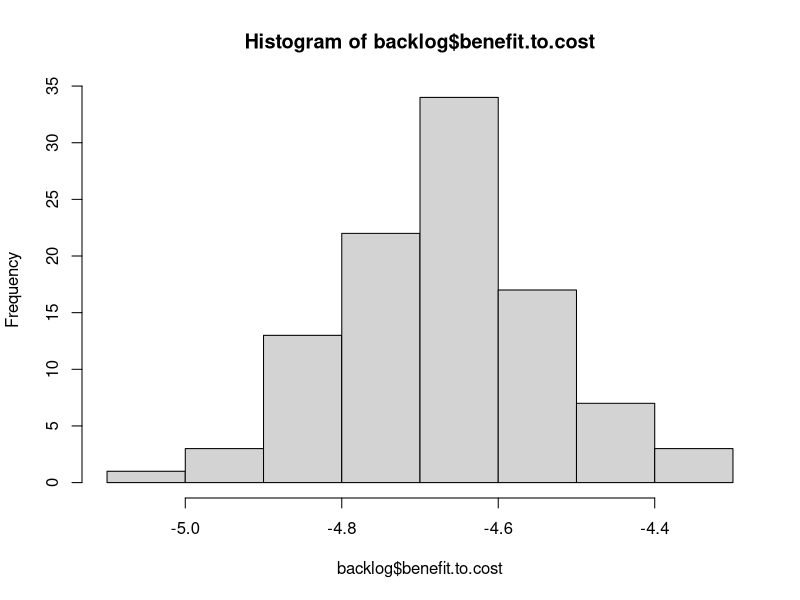
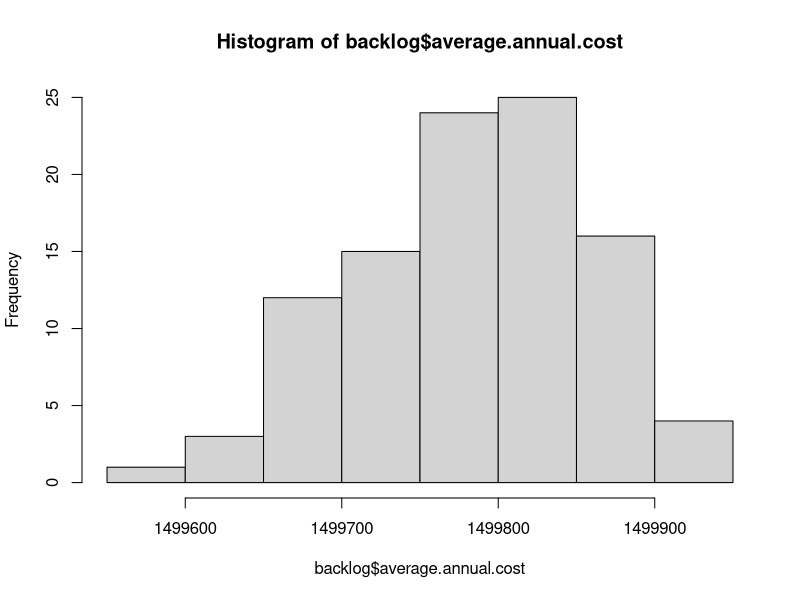
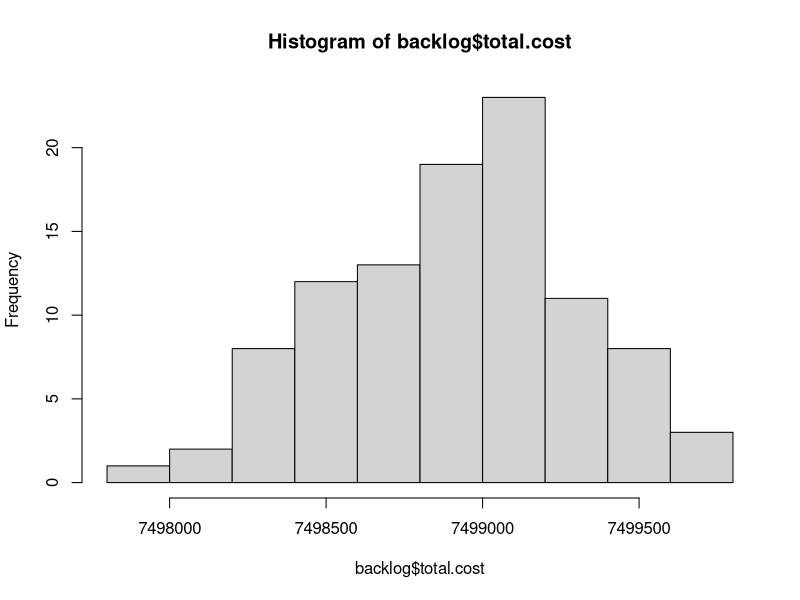
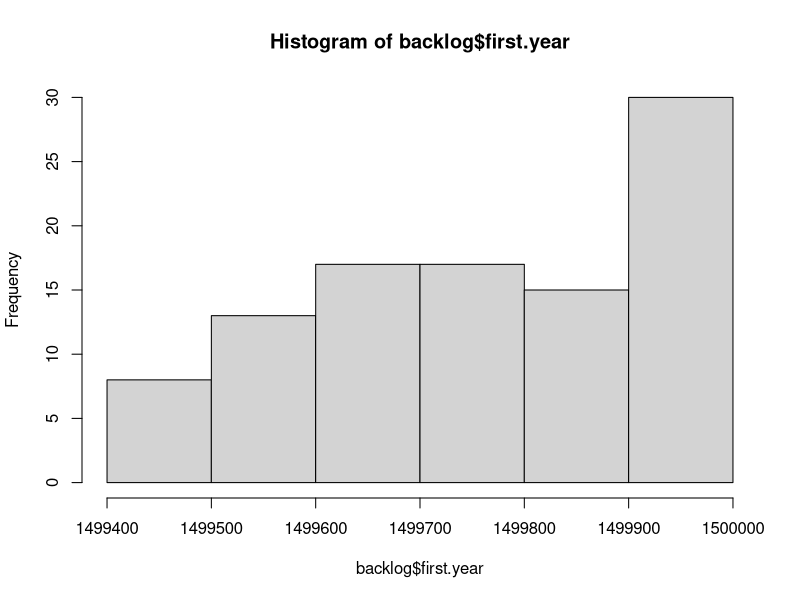

R code for these plots, in order: (Note: this script raises an error after producing the figures.)
# Read Me ####
# This code analyzes data from FST, the City's pavement consultant
# It models the cost and PCI degredation in order to optimize pavement decisions
# OCI value = PCI.  Note these scores are from November 2012.
# Created By Daniel Hadley

# Considerations: 
# 1. The knapsack approximates an optimal outcome, but needs to be inspected in cases where the 
# limit is low,E.g., http://oucsace.cs.ohiou.edu/~razvan/courses/cs4040/lecture16.pdf
# 2. The model makes assumptions about the differences in PCI reset of various treatment types.
# It assumes that patching and Crack/Seal resets to PCI + 10, for example.
# The problem with this is that it does not prioritize streets that are about to fall off the cliff
# If things reset to 96, for example, that would make the delta higher on ones about to change

library("plyr")


# Import data ####
setwd("K:/Somerstat/Common/Data/2014 StreetStat/PCI_Code")
# setwd ("~/Documents/Git/PCI_Code") #at home
d <- read.csv("PCI.csv")


# Create new variables #### 
d$sq.ft <- d$PavementWi * d$Length # Sq. Feet
d$sq.yd <- d$sq.ft * 0.111111 # Sq. Yards


# Functions needed for the model: ####
# f(Age) = PCI, f(PCI) = AGE, f(Age, Pave, Old PCI) = New PCI 
# f(PCI) = AGE, f(PCI) = Cost, f(knapsack) = pave 

# f(Age) = PCI
# Referenes below
# http://onlinepubs.trb.org/onlinepubs/conferences/2012/assetmgmt/presentations/Data-A-Ramirez-Flores-Chang-Albitres.pdf
# https://repository.tamu.edu/bitstream/handle/1969.1/ETD-TAMU-2009-05-317/DESHMUKH-THESIS.pdf?sequence=2
# http://www.mylongview.com/modules/showdocument.aspx?documentid=631
# See AnalyzePCI.R
PCIf <- function(AGE){ 
  PCI <- ifelse(d$Functional == "CO - Collector", 100 - (106/((log(79/AGE))^(1/.48))),
                ifelse(d$Functional == "AR - Arterial", 100 - (109/((log(88/AGE))^(1/.58))),
                       100 - (97/((log(110/AGE))^(1/.61)))
                ))
  return(PCI)
}


# f(PCI, Function, Sq.yd) = Cost 
Costf <- function(OCI, Functional, sq.yd){ 
  Cost <- ifelse((OCI >= 68) & (OCI < 88), 1.8,
         ifelse((OCI >= 47) & (OCI < 68), 18.50,
                ifelse((OCI >= 25) & (OCI < 47) & (Functional == "RT - Residential Local"), 76.80,
                       ifelse((OCI >= 25) & (OCI < 47) & (Functional == "RE - Residential Dead End"), 76.80,
                              ifelse((OCI >= 25) & (OCI < 47) & (Functional == "CO - Collector" ), 91.10,
                                     ifelse((OCI >= 25) & (OCI < 47) & (Functional == "AR - Arterial"), 91.10,
                                            ifelse((OCI >= 0) & (OCI < 25) & (Functional == "RT - Residential Local"), 139.80,
                                                   ifelse((OCI >= 0) & (OCI < 25) & (Functional == "RE - Residential Dead End"), 139.80,
                                                          ifelse((OCI >= 0) & (OCI < 25) & (Functional == "CO - Collector"), 147.70,
                                                                 ifelse((OCI >= 0) & (OCI < 25) & (Functional == "AR - Arterial"), 162.10,
                                                                        ifelse(OCI >= 88, 0, 360)))))))))))
  return(Cost*sq.yd)
}


#f(Pave, Previous Year's Moritorium) = Moritorium
Moritoriumf <- function(Pave, MoritoriumX){
  Moritorium <- ifelse(Pave == 1, 1, 
                       ifelse((MoritoriumX > 0) & (MoritoriumX < 3), 1 + MoritoriumX,
                              0 
                              ))
  return(Moritorium)
}


# f(PCI) = delta
# This takes the current PCI and calculates the difference between that and the PCI post treatment
# This is essentially the "value" in the knapsack algo
# The penultimate line ensures that during the moratorium (3 years after work is done), that
# street is not selected for maintenance yet
Deltaf <- function(OldOCI, sq.yd, Moratorium){ 
   Delta <- ifelse((OldOCI >= 68) & (OldOCI < 88) & (Moratorium == 0), ((OldOCI + 10) * sq.yd) - (OldOCI * sq.yd),
                   ifelse((OldOCI >= 47) & (OldOCI < 68) & (Moratorium == 0), ((OldOCI + 10) * sq.yd) - (OldOCI * sq.yd),
                   # why + 8 and +9: http//www.ci.san-ramon.ca.us/engr/pavement.html
                   ifelse((OldOCI >= 25) & (OldOCI < 47) & (Moratorium == 0), (96 * sq.yd) - (OldOCI * sq.yd),
                          ifelse(Moratorium != 0, 0, 
                          (100 * sq.yd) - (OldOCI * sq.yd)
                                 ))))                      
  return(Delta)
}


# # f(value, weight, limit ) = pave. This is the OLD Pave function
# # This is a greedy approximation to the Knapsack algorithm
# knapsack <- function(value, weight, limit){
#   benefit.to.cost <- value / weight #Create ratio
#   df = data.frame(value, weight, benefit.to.cost) # turn it into a DF
#   df$ID <- (1:nrow(df)) # add ID to resort later
#   df <- df[with(df, order(-benefit.to.cost)), ] # Sort by benefit.to.cost
#   rownames(df) <- NULL # Reset the row names for easier indexing
#   df$total.weight <- ifelse(cumsum(df$weight) <= limit, cumsum(df$weight), 0) # Add first items that fit
#   # I need to add a break here if nothing fits in the bag on the first pass
#   for(i in 2:nrow(df)){ #Start in row 2 because some values have been added above
#     df$total.weight[i] <- ifelse(df$weight[i] + df$total.weight[i-1] <= limit, # If adding won't go over limit
#                                  df$weight[i] + df$total.weight[i-1], df$total.weight[i-1]) # If it will, keep Weight the same
#   }
#   df$add <- 0
#   df$add[1] <- ifelse(df$total.weight[1] > 0, 1, 0)
#   for(i in 2:nrow(df)){ #Start in row 2 
#     df$add[i] <- ifelse(df$total.weight[i] > df$total.weight[i-1], 1, 0) # 1 if it has been added
#   }
#   df$add <- ifelse(df$benefit.to.cost == 0, 0, df$add) #To avoid paving streets under moratorium
#   df$add <- ifelse(df$value == 0, 0, df$add)
#   df <- df[with(df, order(ID)), ] # Resort by ID
#   rownames(df) <- NULL # Reset the row names for easier indexing
#   return(df$add)
# }


# f(value, weight, limit preventive maintenance, limit reconstruction) = pave. This is the basic Pave function
# This is a greedy approximation to the Knapsack algorithm
knapsack <- function(value, weight, limitPM, limitR, PCI){
  benefit.to.cost <- value / weight #Create ratio
  df = data.frame(value, weight, benefit.to.cost, PCI) # turn it into a DF
  df$ID <- (1:nrow(df)) # add ID to resort later
  df <- df[with(df, order(-benefit.to.cost)), ] # Sort by benefit.to.cost
  rownames(df) <- NULL # Reset the row names for easier indexing
  df$total.weight <- ifelse(cumsum(df$weight) <= limitPM, cumsum(df$weight), 0) # Add first items that fit
  # I need to add a break here if nothing fits in the bag on the first pass
  for(i in 2:nrow(df)){ #Start in row 2 because some values have been added above
    df$total.weight[i] <- ifelse(df$weight[i] + df$total.weight[i-1] <= limitPM, # If adding won't go over limit
                                 df$weight[i] + df$total.weight[i-1], df$total.weight[i-1]) # If it will, keep Weight the same
  }
  df$add <- 0
  df$add[1] <- ifelse(df$total.weight[1] > 0, 1, 0)
  for(i in 2:nrow(df)){ #Start in row 2 
    df$add[i] <- ifelse(df$total.weight[i] > df$total.weight[i-1], 1, 0) # 1 if it has been added
  }
  df$add <- ifelse(df$benefit.to.cost == 0, 0, df$add) #To avoid paving streets under moratorium
  df$add <- ifelse(df$value == 0, 0, df$add)
  # Now do it all again for full reconstruction of the worst streets
  df <- df[with(df, order(PCI)), ] # Sort by PCI
  rownames(df) <- NULL # Reset the row names for easier indexing
  df$total.weight.a <- ifelse(cumsum(df$weight) <= limitR, cumsum(df$weight), 0) # Add first items that fit
  # I need to add a break here if nothing fits in the bag on the first pass
  for(i in 2:nrow(df)){ #Start in row 2 because some values have been added above
    df$total.weight.a[i] <- ifelse(df$weight[i] + df$total.weight.a[i-1] <= limitR, # If adding won't go over limit
                                 df$weight[i] + df$total.weight.a[i-1], df$total.weight.a[i-1]) # If it will, keep Weight the same
  }
  df$add.a <- 0
  df$add.a[1] <- ifelse(df$total.weight.a[1] > 0, 1, 0)
  for(i in 2:nrow(df)){ #Start in row 2 
    df$add.a[i] <- ifelse(df$total.weight.a[i] > df$total.weight.a[i-1], 1, 0) # 1 if it has been added
  }
  df$add.a <- ifelse(df$benefit.to.cost == 0, 0, df$add.a) #To avoid paving streets under moratorium
  df$add.a <- ifelse(df$value == 0, 0, df$add.a)
  # now resort
  df <- df[with(df, order(ID)), ] # Resort by ID
  rownames(df) <- NULL # Reset the row names for easier indexing
  df$pave <- ifelse((df$add == 1) | (df$add.a == 1), 1, 0)
  return(df$pave)
}


# f(Age, Pave, Old PCI) = New PCI
# See AnalyzePCI.R
NewPCIf <- function(AGE, Pave, OldOCI){
  NewPCI <- ifelse((OldOCI >= 68) & (OldOCI < 88) & (Pave == 1), OldOCI + 10,
                   # why + 7: https://repository.tamu.edu/bitstream/handle/1969.1/ETD-TAMU-2009-05-317/DESHMUKH-THESIS.pdf?sequence=2
                   ifelse((OldOCI >= 47) & (OldOCI < 68) & (Pave == 1), OldOCI + 10,
                          ifelse((OldOCI >= 25) & (OldOCI < 47) & (Pave == 1), 96, 
                                 # http://www.mylongview.com/modules/showdocument.aspx?documentid=631
                                 ifelse((OldOCI >= 0) & (OldOCI < 25) & (Pave == 1), 100,
                                        ifelse((d$Functional == "CO - Collector") & (Pave == 0), 100 - (106/((log(79/AGE))^(1/.48))),
                                               ifelse((d$Functional == "AR - Arterial") & (Pave == 0), 100 - (109/((log(88/AGE))^(1/.58))),
                                                      100 - (97/((log(110/AGE))^(1/.61)))
                                 ))))))                      
  return(NewPCI)
}


# f(NewPCI) = New Age
Agef <- function(NewPCI){
  NewAge <- ifelse((d$Functional == "CO - Collector"), 79*(2.71828^(-9.37879/(100-NewPCI)^0.48)),
                   ifelse((d$Functional == "AR - Arterial"), 88*(2.71828^(-15.1952/(100-NewPCI)^0.58)),
                          110*(2.71828^(-16.2904/(100-NewPCI)^0.61))
                   ))
                   
  return(NewAge)
}


# Final model ####

  d$Age <- Agef(d$OCI) # Estimated age in Nov 2012
  d$backlog <- Costf(d$OCI, d$Functional, d$sq.yd) # Backlog in Nov 2012
  d$Moritorium <- 0 # Hold for three years between routine maintenance 
  d$Delta.a <- Deltaf(d$OCI, d$sq.yd, d$Moritorium) # Difference between old OCI and potential OCI
  d$Pave.a <- knapsack(d$Delta.a, d$backlog, 2000000, 700000, d$OCI) # Pave or not in spring 2013
  d$cost.a <- ifelse(d$Pave.a == 1, Costf(d$OCI, d$Functional, d$sq.yd),0) #The cost to pave the selected streets
  d$Moritorium.a <- Moritoriumf(d$Pave.a, d$Moritorium) #if work has been done, hold for 3 years
  d$Age.Tmp <- (1 + d$Age) #Temporary to do the new PCI calculation
  d$PCI.a <-  NewPCIf(d$Age.Tmp, d$Pave.a, d$OCI)
  d$Age.a <- Agef(d$PCI.a) # The new "age" in Nov 2013. E.g., crack and seal streets are not brand new.
d$backlog.a <- Costf(d$PCI.a, d$Functional, d$sq.yd) #Backlog in Nov 2013
  d$Delta.b <- Deltaf(d$PCI.a, d$sq.yd, d$Moritorium.a)
  d$Pave.b <- knapsack(d$Delta.b, d$backlog.a, 2000000, 700000, d$PCI.a)
  d$cost.b <- ifelse(d$Pave.b == 1, Costf(d$PCI.a, d$Functional, d$sq.yd),0)
  d$Moritorium.b <- Moritoriumf(d$Pave.b, d$Moritorium.a)
  d$Age.Tmp <- (1 + d$Age.a) 
  d$PCI.b <-  NewPCIf(d$Age.Tmp, d$Pave.b, d$PCI.a)
  d$Age.b <- Agef(d$PCI.b)
d$backlog.b <- Costf(d$PCI.b, d$Functional, d$sq.yd)
  d$Delta.c <- Deltaf(d$PCI.b, d$sq.yd, d$Moritorium.b)
  d$Pave.c <- knapsack(d$Delta.c, d$backlog.b, 2000000, 700000, d$PCI.b)
  d$cost.c <- ifelse(d$Pave.c == 1, Costf(d$PCI.b, d$Functional, d$sq.yd),0)
  d$Moritorium.c <- Moritoriumf(d$Pave.c, d$Moritorium.b)
  d$Age.Tmp <- (1 + d$Age.b) 
  d$PCI.c <-  NewPCIf(d$Age.Tmp, d$Pave.c, d$PCI.b)
  d$Age.c <- Agef(d$PCI.c)
d$backlog.c <- Costf(d$PCI.c, d$Functional, d$sq.yd)
  d$Delta.d <- Deltaf(d$PCI.c, d$sq.yd, d$Moritorium.c)
  d$Pave.d <- knapsack(d$Delta.d, d$backlog.c, 2000000, 700000, d$PCI.c)
  d$cost.d <- ifelse(d$Pave.d == 1, Costf(d$PCI.c, d$Functional, d$sq.yd),0)
  d$Moritorium.d <- Moritoriumf(d$Pave.d, d$Moritorium.c)
  d$Age.Tmp <- (1 + d$Age.c) 
  d$PCI.d <-  NewPCIf(d$Age.Tmp, d$Pave.d, d$PCI.c)
  d$Age.d <- Agef(d$PCI.d)
d$backlog.d <- Costf(d$PCI.d, d$Functional, d$sq.yd)
  d$Delta.e <- Deltaf(d$PCI.d, d$sq.yd, d$Moritorium.d)
  d$Pave.e <- knapsack(d$Delta.e, d$backlog.d, 2000000, 700000, d$PCI.d)
  d$cost.e <- ifelse(d$Pave.e == 1, Costf(d$PCI.d, d$Functional, d$sq.yd),0)
  d$Moritorium.e <- Moritoriumf(d$Pave.e, d$Moritorium.d)
  d$Age.Tmp <- (1 + d$Age.d) 
  d$PCI.e <-  NewPCIf(d$Age.Tmp, d$Pave.e, d$PCI.d)
  d$Age.e <- Agef(d$PCI.e)
d$backlog.e <- Costf(d$PCI.e, d$Functional, d$sq.yd)


# Final model wrapped in a function with the Streets that DPW did in 2013 ####
# f(n, limit preventive maintenance, limit reconstruction) = output
Modelf <- function(n, limitPM, limitR){
  d$Age <- Agef(d$OCI) # Estimated age in Nov 2012
  d$backlog <- Costf(d$OCI, d$Functional, d$sq.yd) # Backlog in Nov 2012
  d$Moritorium <- 0 # Hold for three years between routine maintenance 
  d$Delta.a <- Deltaf(d$OCI, d$sq.yd, d$Moritorium) # Difference between old OCI and potential OCI
  ## The following list is missing the private ways and the part of Shore they did. Was it all Shore?
  d$Pave.a <- ifelse(d$STREETNAME %in% c('ALBION ST' , 'ALBION TERR', 'BELMONT SQ', 'HAMMOND ST',
                                         'MORGAN ST', 'WHEELER ST', 'WYATT ST', 'YORKTOWN ST'), 1, 0)
  d$cost.a <- ifelse(d$Pave.a == 1, Costf(d$OCI, d$Functional, d$sq.yd),0) #The cost to pave the selected streets
  d$Moritorium.a <- Moritoriumf(d$Pave.a, d$Moritorium) #if work has been done, hold for 3 years
  d$Age.Tmp <- (1 + d$Age) #Temporary to do the new PCI calculation
  d$PCI.a <-  NewPCIf(d$Age.Tmp, d$Pave.a, d$OCI)
  d$Age.a <- Agef(d$PCI.a) # The new "age" in Nov 2013. E.g., crack and seal streets are not brand new.
  d$backlog.a <- Costf(d$PCI.a, d$Functional, d$sq.yd) #Backlog in Nov 2013
  d$Delta.b <- Deltaf(d$PCI.a, d$sq.yd, d$Moritorium.a)
  d$Pave.b <- knapsack(d$Delta.b, d$backlog.a, limitPM, limitR, d$PCI.a)
  d$cost.b <- ifelse(d$Pave.b == 1, Costf(d$PCI.a, d$Functional, d$sq.yd),0)
  d$Moritorium.b <- Moritoriumf(d$Pave.b, d$Moritorium.a)
  d$Age.Tmp <- (1 + d$Age.a) 
  d$PCI.b <-  NewPCIf(d$Age.Tmp, d$Pave.b, d$PCI.a)
  d$Age.b <- Agef(d$PCI.b)
  d$backlog.b <- Costf(d$PCI.b, d$Functional, d$sq.yd)
  d$Delta.c <- Deltaf(d$PCI.b, d$sq.yd, d$Moritorium.b)
  d$Pave.c <- knapsack(d$Delta.c, d$backlog.b, limitPM, limitR, d$PCI.b)
  d$cost.c <- ifelse(d$Pave.c == 1, Costf(d$PCI.b, d$Functional, d$sq.yd),0)
  d$Moritorium.c <- Moritoriumf(d$Pave.c, d$Moritorium.b)
  d$Age.Tmp <- (1 + d$Age.b) 
  d$PCI.c <-  NewPCIf(d$Age.Tmp, d$Pave.c, d$PCI.b)
  d$Age.c <- Agef(d$PCI.c)
  d$backlog.c <- Costf(d$PCI.c, d$Functional, d$sq.yd)
  d$Delta.d <- Deltaf(d$PCI.c, d$sq.yd, d$Moritorium.c)
  d$Pave.d <- knapsack(d$Delta.d, d$backlog.c, limitPM, limitR, d$PCI.c)
  d$cost.d <- ifelse(d$Pave.d == 1, Costf(d$PCI.c, d$Functional, d$sq.yd),0)
  d$Moritorium.d <- Moritoriumf(d$Pave.d, d$Moritorium.c)
  d$Age.Tmp <- (1 + d$Age.c) 
  d$PCI.d <-  NewPCIf(d$Age.Tmp, d$Pave.d, d$PCI.c)
  d$Age.d <- Agef(d$PCI.d)
  d$backlog.d <- Costf(d$PCI.d, d$Functional, d$sq.yd)
  d$Delta.e <- Deltaf(d$PCI.d, d$sq.yd, d$Moritorium.d)
  d$Pave.e <- knapsack(d$Delta.e, d$backlog.d, limitPM, limitR, d$PCI.d)
  d$cost.e <- ifelse(d$Pave.e == 1, Costf(d$PCI.d, d$Functional, d$sq.yd),0)
  d$Moritorium.e <- Moritoriumf(d$Pave.e, d$Moritorium.d)
  d$Age.Tmp <- (1 + d$Age.d) 
  d$PCI.e <-  NewPCIf(d$Age.Tmp, d$Pave.e, d$PCI.d)
  d$Age.e <- Agef(d$PCI.e)
  d$backlog.e <- Costf(d$PCI.e, d$Functional, d$sq.yd)
  #   Now create the outputs
  backlog <- sum(d$backlog.e)
  backlog.reduction <- (sum(d$backlog)) - (sum(d$backlog.e))
  backlog.change <- ((sum(d$backlog.e)) - (sum(d$backlog))) / (sum(d$backlog))
  total.cost <- sum(d$cost.a, d$cost.b, d$cost.c, d$cost.d, d$cost.e)
  benefit.to.cost <- backlog.reduction / total.cost
  low <- d[ which(d$PCI.e < 47), ]
  percent.low <- (sum(low$sq.yd))/1655897
  failing <- d[ which(d$PCI.e < 25), ]
  percent.failing <- (sum(failing$sq.yd))/1655897
  pci <- weighted.mean(d$PCI.e, d$sq.yd)
  min.pci <- min(d$PCI.e)
  output <- list(backlog, backlog.reduction, backlog.change, total.cost, benefit.to.cost, percent.low, percent.failing, pci, min.pci)
  return(output)
}
Modelf(1, 2000000, 2200000)


# Stochastic Model (random sorting) for comparison ####
# f(value, weight, limit ) = pave. 
# This is a greedy approximation to the Knapsack algorithm
knapsack <- function(value, weight, limit){
  benefit.to.cost <- sample(1:573, 573, replace=F) #Instead of real ratio, make it random
  df = data.frame(value, weight, benefit.to.cost) # turn it into a DF
  df$ID <- (1:nrow(df)) # add ID to resort later
  df <- df[with(df, order(-benefit.to.cost)), ] # Sort by benefit.to.cost
  rownames(df) <- NULL # Reset the row names for easier indexing
  df$total.weight <- ifelse(cumsum(df$weight) <= limit, cumsum(df$weight), 0) # Add first items that fit
  # I need to add a break here if nothing fits in the bag on the first pass
  for(i in 2:nrow(df)){ #Start in row 2 because some values have been added above
    df$total.weight[i] <- ifelse(df$weight[i] + df$total.weight[i-1] <= limit, # If adding won't go over limit
                                 df$weight[i] + df$total.weight[i-1], df$total.weight[i-1]) # If it will, keep Weight the same
  }
  df$add <- 0
  df$add[1] <- ifelse(df$total.weight[1] > 0, 1, 0)
  for(i in 2:nrow(df)){ #Start in row 2 
    df$add[i] <- ifelse(df$total.weight[i] > df$total.weight[i-1], 1, 0) # 1 if it has been added
  }
  df <- df[with(df, order(ID)), ] # Resort by ID
  rownames(df) <- NULL # Reset the row names for easier indexing
  return(df$add)
}


Modelf <- function(n){
  d$Age <- Agef(d$OCI) # Estimated age in Nov 2012
  d$backlog <- Costf(d$OCI, d$Functional, d$sq.yd) # Backlog in Nov 2012
  d$Moritorium <- 0 # Hold for three years between routine maintenance 
  d$Delta.a <- Deltaf(d$OCI, d$sq.yd, d$Moritorium) # Difference between old OCI and potential OCI
  d$Pave.a <- knapsack(d$Delta.a, d$backlog, 1500000) # Pave or not in spring 2013
  d$cost.a <- ifelse(d$Pave.a == 1, Costf(d$OCI, d$Functional, d$sq.yd),0) #The cost to pave the selected streets
  d$Moritorium.a <- Moritoriumf(d$Pave.a, d$Moritorium) #if work has been done, hold for 3 years
  d$Age.Tmp <- (1 + d$Age) #Temporary to do the new PCI calculation
  d$PCI.a <-  NewPCIf(d$Age.Tmp, d$Pave.a, d$OCI)
  d$Age.a <- Agef(d$PCI.a) # The new "age" in Nov 2013. E.g., crack and seal streets are not brand new.
  d$backlog.a <- Costf(d$PCI.a, d$Functional, d$sq.yd) #Backlog in Nov 2013
  d$Delta.b <- Deltaf(d$PCI.a, d$sq.yd, d$Moritorium.a)
  d$Pave.b <- knapsack(d$Delta.b, d$backlog.a, 1500000)
  d$cost.b <- ifelse(d$Pave.b == 1, Costf(d$PCI.a, d$Functional, d$sq.yd),0)
  d$Moritorium.b <- Moritoriumf(d$Pave.b, d$Moritorium.a)
  d$Age.Tmp <- (1 + d$Age.a) 
  d$PCI.b <-  NewPCIf(d$Age.Tmp, d$Pave.b, d$PCI.a)
  d$Age.b <- Agef(d$PCI.b)
  d$backlog.b <- Costf(d$PCI.b, d$Functional, d$sq.yd)
  d$Delta.c <- Deltaf(d$PCI.b, d$sq.yd, d$Moritorium.b)
  d$Pave.c <- knapsack(d$Delta.c, d$backlog.b, 1500000)
  d$cost.c <- ifelse(d$Pave.c == 1, Costf(d$PCI.b, d$Functional, d$sq.yd),0)
  d$Moritorium.c <- Moritoriumf(d$Pave.c, d$Moritorium.b)
  d$Age.Tmp <- (1 + d$Age.b) 
  d$PCI.c <-  NewPCIf(d$Age.Tmp, d$Pave.c, d$PCI.b)
  d$Age.c <- Agef(d$PCI.c)
  d$backlog.c <- Costf(d$PCI.c, d$Functional, d$sq.yd)
  d$Delta.d <- Deltaf(d$PCI.c, d$sq.yd, d$Moritorium.c)
  d$Pave.d <- knapsack(d$Delta.d, d$backlog.c, 1500000)
  d$cost.d <- ifelse(d$Pave.d == 1, Costf(d$PCI.c, d$Functional, d$sq.yd),0)
  d$Moritorium.d <- Moritoriumf(d$Pave.d, d$Moritorium.c)
  d$Age.Tmp <- (1 + d$Age.c) 
  d$PCI.d <-  NewPCIf(d$Age.Tmp, d$Pave.d, d$PCI.c)
  d$Age.d <- Agef(d$PCI.d)
  d$backlog.d <- Costf(d$PCI.d, d$Functional, d$sq.yd)
  d$Delta.e <- Deltaf(d$PCI.d, d$sq.yd, d$Moritorium.d)
  d$Pave.e <- knapsack(d$Delta.e, d$backlog.d, 1500000)
  d$cost.e <- ifelse(d$Pave.e == 1, Costf(d$PCI.d, d$Functional, d$sq.yd),0)
  d$Moritorium.e <- Moritoriumf(d$Pave.e, d$Moritorium.d)
  d$Age.Tmp <- (1 + d$Age.d) 
  d$PCI.e <-  NewPCIf(d$Age.Tmp, d$Pave.e, d$PCI.d)
  d$Age.e <- Agef(d$PCI.e)
  d$backlog.e <- Costf(d$PCI.e, d$Functional, d$sq.yd)
  #   Now create the outputs
  backlog <- sum(d$backlog.e)
  backlog.reduction <- (sum(d$backlog)) - (sum(d$backlog.e))
  total.cost <- sum(d$cost.a, d$cost.b, d$cost.c, d$cost.d, d$cost.e)
  benefit.to.cost <- backlog.reduction / total.cost
  average.annual.cost <- ((sum(d$cost.a)) + (sum(d$cost.b)) + (sum(d$cost.c)) + 
                            (sum(d$cost.d)) + (sum(d$cost.e))) / 5
  first.year <- sum(d$cost.a)
  output <- list(backlog, backlog.reduction, total.cost, benefit.to.cost, average.annual.cost, first.year)
  return(output)
}

Modelf(1)

# Now run the function X number of times
# http://stats.stackexchange.com/questions/7999/how-to-efficiently-repeat-a-function-on-a-data-set-in-r
library("plyr")
l <- alply(cbind(rep(100,100),rep(20,10)),1,Modelf)
backlog <- data.frame(matrix(unlist(l), nrow=100, byrow=T))
colnames(backlog) <- c("backlog", "backlog.reduction", "total.cost", "benefit.to.cost", 
                       "average.annual.cost", "first.year")

hist(backlog$benefit.to.cost)
hist(backlog$average.annual.cost)
hist(backlog$total.cost)
hist(backlog$first.year)


# Stochastic Model (random spending number) to see return on investment ####

Modelf <- function(n){
  random <- runif(1, min=0, max=6000000)
  d$Age <- Agef(d$OCI) # Estimated age in Nov 2012
  d$backlog <- Costf(d$OCI, d$Functional, d$sq.yd) # Backlog in Nov 2012
  d$Moritorium <- 0 # Hold for three years between routine maintenance 
  d$Delta.a <- Deltaf(d$OCI, d$sq.yd, d$Moritorium) # Difference between old OCI and potential OCI
  ## The following list is missing the private ways and the part of Shore they did. Was it all Shore?
  d$Pave.a <- ifelse(d$STREETNAME %in% c('ALBION ST' , 'ALBION TERR', 'BELMONT SQ', 'HAMMOND ST',
                                         'MORGAN ST', 'WHEELER ST', 'WYATT ST', 'YORKTOWN ST'), 1, 0)
  d$cost.a <- ifelse(d$Pave.a == 1, Costf(d$OCI, d$Functional, d$sq.yd),0) #The cost to pave the selected streets
  d$Moritorium.a <- Moritoriumf(d$Pave.a, d$Moritorium) #if work has been done, hold for 3 years
  d$Age.Tmp <- (1 + d$Age) #Temporary to do the new PCI calculation
  d$PCI.a <-  NewPCIf(d$Age.Tmp, d$Pave.a, d$OCI)
  d$Age.a <- Agef(d$PCI.a) # The new "age" in Nov 2013. E.g., crack and seal streets are not brand new.
  d$backlog.a <- Costf(d$PCI.a, d$Functional, d$sq.yd) #Backlog in Nov 2013
  d$Delta.b <- Deltaf(d$PCI.a, d$sq.yd, d$Moritorium.a)
  d$Pave.b <- knapsack(d$Delta.b, d$backlog.a, random, random, d$PCI.a)
  d$cost.b <- ifelse(d$Pave.b == 1, Costf(d$PCI.a, d$Functional, d$sq.yd),0)
  d$Moritorium.b <- Moritoriumf(d$Pave.b, d$Moritorium.a)
  d$Age.Tmp <- (1 + d$Age.a) 
  d$PCI.b <-  NewPCIf(d$Age.Tmp, d$Pave.b, d$PCI.a)
  d$Age.b <- Agef(d$PCI.b)
  d$backlog.b <- Costf(d$PCI.b, d$Functional, d$sq.yd)
  d$Delta.c <- Deltaf(d$PCI.b, d$sq.yd, d$Moritorium.b)
  d$Pave.c <- knapsack(d$Delta.c, d$backlog.b, random, random, d$PCI.b)
  d$cost.c <- ifelse(d$Pave.c == 1, Costf(d$PCI.b, d$Functional, d$sq.yd),0)
  d$Moritorium.c <- Moritoriumf(d$Pave.c, d$Moritorium.b)
  d$Age.Tmp <- (1 + d$Age.b) 
  d$PCI.c <-  NewPCIf(d$Age.Tmp, d$Pave.c, d$PCI.b)
  d$Age.c <- Agef(d$PCI.c)
  d$backlog.c <- Costf(d$PCI.c, d$Functional, d$sq.yd)
  d$Delta.d <- Deltaf(d$PCI.c, d$sq.yd, d$Moritorium.c)
  d$Pave.d <- knapsack(d$Delta.d, d$backlog.c, random, random, d$PCI.c)
  d$cost.d <- ifelse(d$Pave.d == 1, Costf(d$PCI.c, d$Functional, d$sq.yd),0)
  d$Moritorium.d <- Moritoriumf(d$Pave.d, d$Moritorium.c)
  d$Age.Tmp <- (1 + d$Age.c) 
  d$PCI.d <-  NewPCIf(d$Age.Tmp, d$Pave.d, d$PCI.c)
  d$Age.d <- Agef(d$PCI.d)
  d$backlog.d <- Costf(d$PCI.d, d$Functional, d$sq.yd)
  d$Delta.e <- Deltaf(d$PCI.d, d$sq.yd, d$Moritorium.d)
  d$Pave.e <- knapsack(d$Delta.e, d$backlog.d, random, random, d$PCI.d)
  d$cost.e <- ifelse(d$Pave.e == 1, Costf(d$PCI.d, d$Functional, d$sq.yd),0)
  d$Moritorium.e <- Moritoriumf(d$Pave.e, d$Moritorium.d)
  d$Age.Tmp <- (1 + d$Age.d) 
  d$PCI.e <-  NewPCIf(d$Age.Tmp, d$Pave.e, d$PCI.d)
  d$Age.e <- Agef(d$PCI.e)
  d$backlog.e <- Costf(d$PCI.e, d$Functional, d$sq.yd)
  #   Now create the outputs
  random <- random
  backlog <- sum(d$backlog.e)
  backlog.reduction <- (sum(d$backlog)) - (sum(d$backlog.e)) 
  backlog.change.percent <- (sum(d$backlog.e)) - (sum(d$backlog))/(sum(d$backlog))
  total.cost <- sum(d$cost.a, d$cost.b, d$cost.c, d$cost.d, d$cost.e)
  benefit.to.cost <- backlog.reduction / total.cost
  average.annual.cost <- ((sum(d$cost.a)) + (sum(d$cost.b)) + (sum(d$cost.c)) + 
                            (sum(d$cost.d)) + (sum(d$cost.e))) / 5
  first.year <- sum(d$cost.a)
  weighted.PCI.a <- weighted.mean(d$PCI.a, d$sq.yd)
  weighted.PCI.e <- weighted.mean(d$PCI.e, d$sq.yd)
  min.PCI.e <- min(d$PCI.e)
  output <- list(backlog, backlog.reduction, backlog.change.percent, total.cost, benefit.to.cost, 
                 average.annual.cost, first.year, random, weighted.PCI.a, 
                 weighted.PCI.e, min.PCI.e)
  return(output)
}

Modelf(1)

# Now run the function X number of times
# http://stats.stackexchange.com/questions/7999/how-to-efficiently-repeat-a-function-on-a-data-set-in-r
library("plyr")
l <- alply(cbind(rep(10000,10000),rep(20,10)),1,Modelf)
backlog <- data.frame(matrix(unlist(l), nrow=10000, byrow=T))
colnames(backlog) <- c("backlog", "backlog.change", "backlog.change.percent", "total.cost", "benefit.to.cost", 
                       "average.annual.cost", "first.year", "Spending", "PCI.a", "PCI.e", 
                       "min.PCI.e")

hist(backlog$benefit.to.cost)
hist(backlog$average.annual.cost)
hist(backlog$total.cost)
hist(backlog$first.year)


# Final model, Yrs 1-10, wrapped in a function with the Streets that DPW did in 2013 ####
# f(n, limit preventive maintenance, limit reconstruction) = output
Modelf <- function(n, limitPM, limitR){
  d$Age <- Agef(d$OCI) # Estimated age in Nov 2012
  d$backlog <- Costf(d$OCI, d$Functional, d$sq.yd) # Backlog in Nov 2012
  d$Moritorium <- 0 # Hold for three years between routine maintenance 
  d$Delta.a <- Deltaf(d$OCI, d$sq.yd, d$Moritorium) # Difference between old OCI and potential OCI
  ## The following list is missing the private ways and the part of Shore they did. Was it all Shore?
  d$Pave.a <- ifelse(d$STREETNAME %in% c('ALBION ST' , 'ALBION TERR', 'BELMONT SQ', 'HAMMOND ST',
                                         'MORGAN ST', 'WHEELER ST', 'WYATT ST', 'YORKTOWN ST'), 1, 0)
  d$cost.a <- ifelse(d$Pave.a == 1, Costf(d$OCI, d$Functional, d$sq.yd),0) #The cost to pave the selected streets
  d$Moritorium.a <- Moritoriumf(d$Pave.a, d$Moritorium) #if work has been done, hold for 3 years
  d$Age.Tmp <- (1 + d$Age) #Temporary to do the new PCI calculation
  d$PCI.a <-  NewPCIf(d$Age.Tmp, d$Pave.a, d$OCI)
  d$Age.a <- Agef(d$PCI.a) # The new "age" in Nov 2013. E.g., crack and seal streets are not brand new.
  d$backlog.a <- Costf(d$PCI.a, d$Functional, d$sq.yd) #Backlog in Nov 2013
  d$Delta.b <- Deltaf(d$PCI.a, d$sq.yd, d$Moritorium.a)
  d$Pave.b <- knapsack(d$Delta.b, d$backlog.a, limitPM, limitR, d$PCI.a)
  d$cost.b <- ifelse(d$Pave.b == 1, Costf(d$PCI.a, d$Functional, d$sq.yd),0)
  d$Moritorium.b <- Moritoriumf(d$Pave.b, d$Moritorium.a)
  d$Age.Tmp <- (1 + d$Age.a) 
  d$PCI.b <-  NewPCIf(d$Age.Tmp, d$Pave.b, d$PCI.a)
  d$Age.b <- Agef(d$PCI.b)
  d$backlog.b <- Costf(d$PCI.b, d$Functional, d$sq.yd)
  d$Delta.c <- Deltaf(d$PCI.b, d$sq.yd, d$Moritorium.b)
  d$Pave.c <- knapsack(d$Delta.c, d$backlog.b, limitPM, limitR, d$PCI.b)
  d$cost.c <- ifelse(d$Pave.c == 1, Costf(d$PCI.b, d$Functional, d$sq.yd),0)
  d$Moritorium.c <- Moritoriumf(d$Pave.c, d$Moritorium.b)
  d$Age.Tmp <- (1 + d$Age.b) 
  d$PCI.c <-  NewPCIf(d$Age.Tmp, d$Pave.c, d$PCI.b)
  d$Age.c <- Agef(d$PCI.c)
  d$backlog.c <- Costf(d$PCI.c, d$Functional, d$sq.yd)
  d$Delta.d <- Deltaf(d$PCI.c, d$sq.yd, d$Moritorium.c)
  d$Pave.d <- knapsack(d$Delta.d, d$backlog.c, limitPM, limitR, d$PCI.c)
  d$cost.d <- ifelse(d$Pave.d == 1, Costf(d$PCI.c, d$Functional, d$sq.yd),0)
  d$Moritorium.d <- Moritoriumf(d$Pave.d, d$Moritorium.c)
  d$Age.Tmp <- (1 + d$Age.c) 
  d$PCI.d <-  NewPCIf(d$Age.Tmp, d$Pave.d, d$PCI.c)
  d$Age.d <- Agef(d$PCI.d)
  d$backlog.d <- Costf(d$PCI.d, d$Functional, d$sq.yd)
  d$Delta.e <- Deltaf(d$PCI.d, d$sq.yd, d$Moritorium.d)
  d$Pave.e <- knapsack(d$Delta.e, d$backlog.d, limitPM, limitR, d$PCI.d)
  d$cost.e <- ifelse(d$Pave.e == 1, Costf(d$PCI.d, d$Functional, d$sq.yd),0)
  d$Moritorium.e <- Moritoriumf(d$Pave.e, d$Moritorium.d)
  d$Age.Tmp <- (1 + d$Age.d) 
  d$PCI.e <-  NewPCIf(d$Age.Tmp, d$Pave.e, d$PCI.d)
  d$Age.e <- Agef(d$PCI.e)
  d$backlog.e <- Costf(d$PCI.e, d$Functional, d$sq.yd)
  
  # Now years 5-10
  d$Age <- Agef(d$PCI.e) # Estimated age in Nov 2012
  d$backlog <- Costf(d$OCI, d$Functional, d$sq.yd) # Backlog in Nov 2012
  d$Moritorium <- 0 # Hold for three years between routine maintenance 
  d$Delta.a <- Deltaf(d$OCI, d$sq.yd, d$Moritorium) # Difference between old OCI and potential OCI
  ## The following list is missing the private ways and the part of Shore they did. Was it all Shore?
  d$Pave.a <- knapsack(d$Delta.a, d$backlog, limitPM, limitR, d$PCI.e)
  d$cost.a <- ifelse(d$Pave.a == 1, Costf(d$OCI, d$Functional, d$sq.yd),0) #The cost to pave the selected streets
  d$Moritorium.a <- Moritoriumf(d$Pave.a, d$Moritorium) #if work has been done, hold for 3 years
  d$Age.Tmp <- (1 + d$Age) #Temporary to do the new PCI calculation
  d$PCI.a <-  NewPCIf(d$Age.Tmp, d$Pave.a, d$OCI)
  d$Age.a <- Agef(d$PCI.a) # The new "age" in Nov 2013. E.g., crack and seal streets are not brand new.
  d$backlog.a <- Costf(d$PCI.a, d$Functional, d$sq.yd) #Backlog in Nov 2013
  d$Delta.b <- Deltaf(d$PCI.a, d$sq.yd, d$Moritorium.a)
  d$Pave.b <- knapsack(d$Delta.b, d$backlog.a, limitPM, limitR, d$PCI.a)
  d$cost.b <- ifelse(d$Pave.b == 1, Costf(d$PCI.a, d$Functional, d$sq.yd),0)
  d$Moritorium.b <- Moritoriumf(d$Pave.b, d$Moritorium.a)
  d$Age.Tmp <- (1 + d$Age.a) 
  d$PCI.b <-  NewPCIf(d$Age.Tmp, d$Pave.b, d$PCI.a)
  d$Age.b <- Agef(d$PCI.b)
  d$backlog.b <- Costf(d$PCI.b, d$Functional, d$sq.yd)
  d$Delta.c <- Deltaf(d$PCI.b, d$sq.yd, d$Moritorium.b)
  d$Pave.c <- knapsack(d$Delta.c, d$backlog.b, limitPM, limitR, d$PCI.b)
  d$cost.c <- ifelse(d$Pave.c == 1, Costf(d$PCI.b, d$Functional, d$sq.yd),0)
  d$Moritorium.c <- Moritoriumf(d$Pave.c, d$Moritorium.b)
  d$Age.Tmp <- (1 + d$Age.b) 
  d$PCI.c <-  NewPCIf(d$Age.Tmp, d$Pave.c, d$PCI.b)
  d$Age.c <- Agef(d$PCI.c)
  d$backlog.c <- Costf(d$PCI.c, d$Functional, d$sq.yd)
  d$Delta.d <- Deltaf(d$PCI.c, d$sq.yd, d$Moritorium.c)
  d$Pave.d <- knapsack(d$Delta.d, d$backlog.c, limitPM, limitR, d$PCI.c)
  d$cost.d <- ifelse(d$Pave.d == 1, Costf(d$PCI.c, d$Functional, d$sq.yd),0)
  d$Moritorium.d <- Moritoriumf(d$Pave.d, d$Moritorium.c)
  d$Age.Tmp <- (1 + d$Age.c) 
  d$PCI.d <-  NewPCIf(d$Age.Tmp, d$Pave.d, d$PCI.c)
  d$Age.d <- Agef(d$PCI.d)
  d$backlog.d <- Costf(d$PCI.d, d$Functional, d$sq.yd)
  d$Delta.e <- Deltaf(d$PCI.d, d$sq.yd, d$Moritorium.d)
  d$Pave.e <- knapsack(d$Delta.e, d$backlog.d, limitPM, limitR, d$PCI.d)
  d$cost.e <- ifelse(d$Pave.e == 1, Costf(d$PCI.d, d$Functional, d$sq.yd),0)
  d$Moritorium.e <- Moritoriumf(d$Pave.e, d$Moritorium.d)
  d$Age.Tmp <- (1 + d$Age.d) 
  d$PCI.e <-  NewPCIf(d$Age.Tmp, d$Pave.e, d$PCI.d)
  d$Age.e <- Agef(d$PCI.e)
  d$backlog.e <- Costf(d$PCI.e, d$Functional, d$sq.yd)
  
  #   Now create the outputs
  backlog <- sum(d$backlog.e)
  backlog.reduction <- (sum(d$backlog)) - (sum(d$backlog.e))
  backlog.change <- ((sum(d$backlog.e)) - (sum(d$backlog))) / (sum(d$backlog))
  total.cost <- sum(d$cost.a, d$cost.b, d$cost.c, d$cost.d, d$cost.e)
  benefit.to.cost <- backlog.reduction / total.cost
  low <- d[ which(d$PCI.e < 47), ]
  percent.low <- (sum(low$sq.yd))/1655897
  failing <- d[ which(d$PCI.e < 25), ]
  percent.failing <- (sum(failing$sq.yd))/1655897
  pci <- weighted.mean(d$PCI.e, d$sq.yd)
  min.pci <- min(d$PCI.e)
  output <- list(backlog, backlog.reduction, backlog.change, total.cost, benefit.to.cost, percent.low, percent.failing, pci, min.pci)
  return(output)
}
Modelf(1, 500000, 2200000)


# Visualizations ####
library(ggplot2)

my.theme <- 
  theme(plot.background = element_blank(), # Remove background
        panel.grid.major = element_blank(), # Remove gridlines
        panel.grid.minor = element_blank(), # Remove more gridlines
        panel.border = element_blank(), # Remove border
        panel.background = element_blank(), # Remove more background
        axis.ticks = element_blank(), # Remove axis ticks
        axis.text=element_text(size=24), # Enlarge axis text font
        axis.title=element_text(size=26), # Enlarge axis title font
        plot.title=element_text(size=42, hjust=0) # Enlarge, left-align title
        #,axis.text.x = element_text(angle=60, hjust = 1) # Uncomment if X-axis unreadable 
  )

p <- qplot(OCI, weight = sq.yd, data = d, geom = "histogram", alpha=I(.7), main="Data By Year", ylab="Col2 Count")
p + my.theme

p <- qplot(PCI.a, weight = sq.yd, data = d, geom = "histogram", alpha=I(.7), main="Data By Year", ylab="Col2 Count")
p + my.theme

p <- qplot(PCI.b, weight = sq.yd, data = d, geom = "histogram", alpha=I(.7), main="Data By Year", ylab="Col2 Count")
p + my.theme

p <- qplot(PCI.c, weight = sq.yd, data = d, geom = "histogram", alpha=I(.7), main="Data By Year", ylab="Col2 Count")
p + my.theme

p <- qplot(PCI.d, weight = sq.yd, data = d, geom = "histogram", alpha=I(.7), main="Data By Year", ylab="Col2 Count")
p + my.theme

p <- qplot(PCI.e, weight = sq.yd, data = d, geom = "histogram", alpha=I(.7), main="Data By Year", ylab="Col2 Count")
p + my.theme


# Make a selection of streets to pave in FY14 (early FY15) ####

# Total funds available = $2.4 Million
# First enter the values
limitPM <- 400000 
limitR <- 2000000
# Now run the lines of code inside the final model function

# Now export the results
# Export
write.csv(d, file = "Pave2014.csv")
